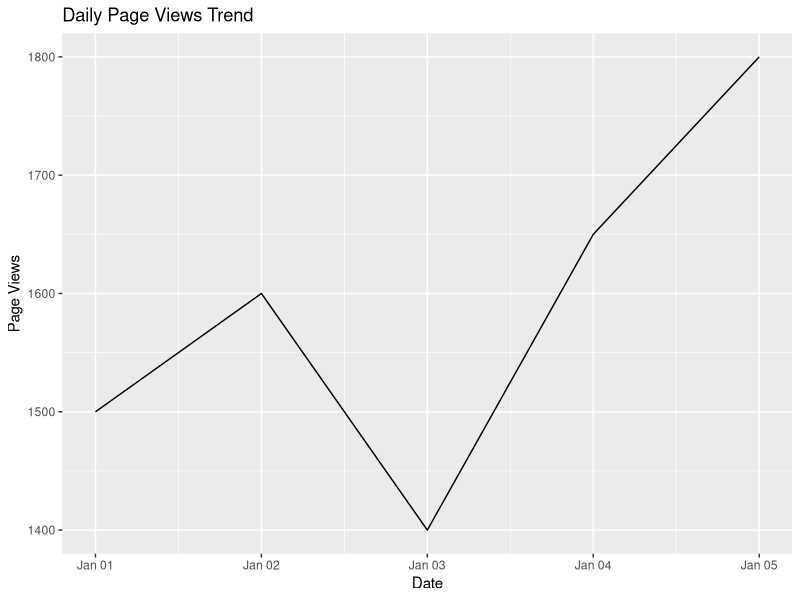
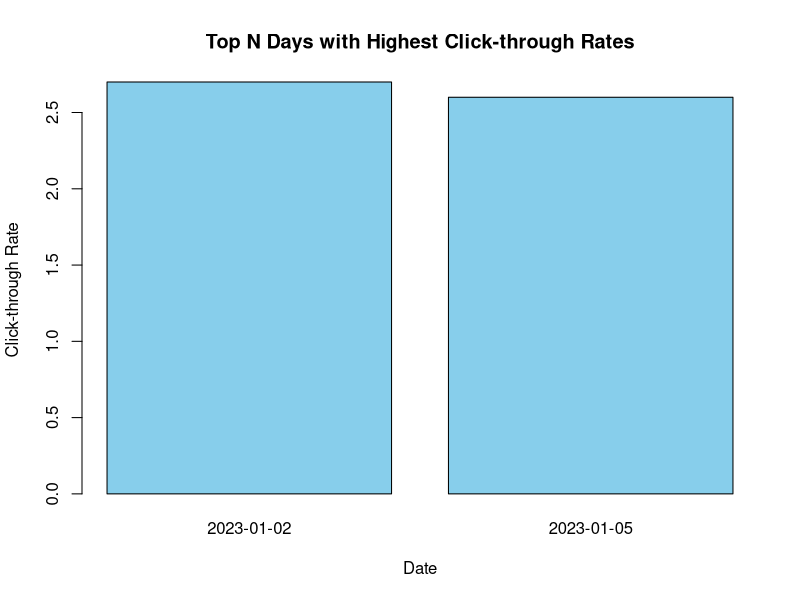
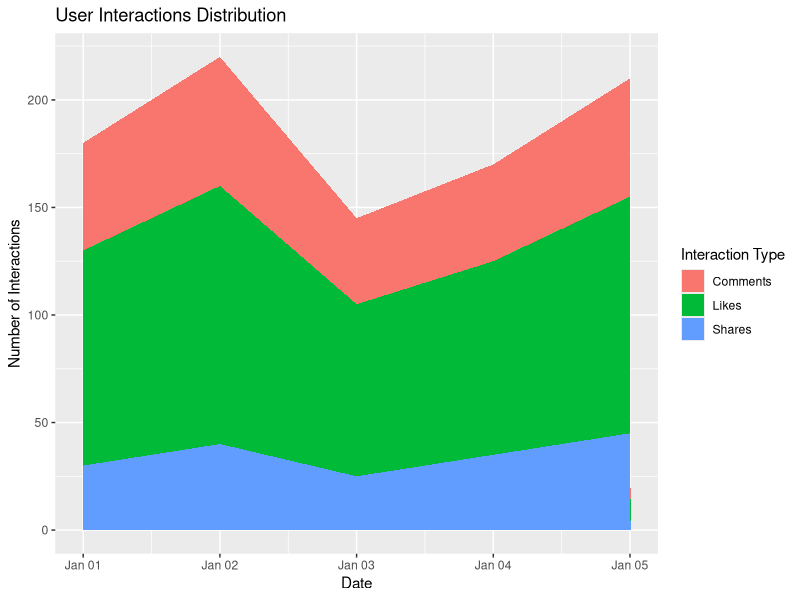

Here is the R script that generated these plots, in order:
# a. Line Chart
library(ggplot2)
website_analytics <- data.frame(
  "Date" = as.Date(c("2023-01-01", "2023-01-02", "2023-01-03", "2023-01-04", "2023-01-05")),
  "Page.Views" = c(1500, 1600, 1400, 1650, 1800),
  "Click_through_Rate" = c(2.3, 2.7, 2.0, 2.4, 2.6)
)
ggplot(website_analytics, aes(x = Date, y = Page.Views)) +
  geom_line() +
  labs(title = "Daily Page Views Trend",
       x = "Date",
       y = "Page Views")

# b. Bar Chart
top_n_days <- 2  # You can change this to the desired number of top days
top_days <- head(website_analytics[order(website_analytics$Click_through_Rate, decreasing = TRUE), ], top_n_days)

barplot(top_days$Click_through_Rate, names.arg = as.character(top_days$Date),
        col = "skyblue", main = "Top N Days with Highest Click-through Rates",
        xlab = "Date", ylab = "Click-through Rate")

# c. Stacked Area Chart
library(tidyr)

# Assuming you have data for user_interactions
user_interactions <- data.frame(
  "Date" = as.Date(c("2023-01-01", "2023-01-02", "2023-01-03", "2023-01-04", "2023-01-05")),
  "Likes" = c(100, 120, 80, 90, 110),
  "Shares" = c(30, 40, 25, 35, 45),
  "Comments" = c(50, 60, 40, 45, 55)
)

user_interactions_long <- pivot_longer(user_interactions, cols = c("Likes", "Shares", "Comments"), names_to = "Interaction_Type", values_to = "Number_of_Interactions")

ggplot(user_interactions_long, aes(x = Date, y = Number_of_Interactions, fill = Interaction_Type)) +
  geom_area() +
  labs(title = "User Interactions Distribution",
       x = "Date",
       y = "Number of Interactions",
       fill = "Interaction Type")
